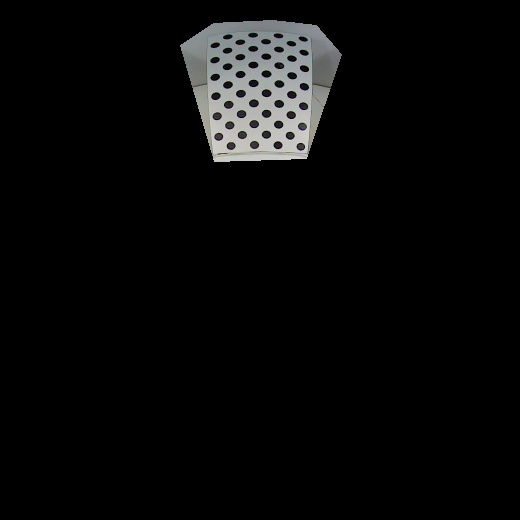
//> input picture calib_with_circle_grid/build/0.jpg, 520 x 520 px
$ ./calib_with_circle_grid   (built with g++ and OpenCV 4)
//> lines starting //> are read from the running program, lines starting //| are printed output that depends on the picture; after the words box and inside, x2 and y2 are one past the last pixel; in counts of white or black regions, pixels touching at a corner belong together; pictures that were not available may be replaced by others from this repository, and a replacement may not be noted
#include <Eigen/Core>
#include <Eigen/Dense> // 稠密矩阵的代数运算（逆，特征值等）
#include "stdio.h"
#include <iostream>
#include <fstream>
#include <sys/time.h>

#include "opencv2/opencv.hpp"
#include <opencv2/core/core.hpp>
#include "opencv2/calib3d/calib3d.hpp"
#include <opencv2/highgui/highgui.hpp>

using namespace cv;
using namespace std;


void saveCameraParams(const cv::Size &img_size, const cv::Matx33d &kk, const cv::Vec4d &dd, const double &rms)
{
    const string outputYamlFile = "./camera_fisheye_ankobot.yaml";
    ofstream fs(outputYamlFile);
    fs << std::fixed;

    fs << "%YAML:1.0" << endl;
    fs << "    " << endl;
    fs << "# fisheye camera calibration and distortion parameters (OpenCV)" << endl;
    fs << "# Camera Number: " << outputYamlFile << endl;

    struct timeval tv;
    gettimeofday(&tv, NULL);
    struct tm *tmnow;
    tmnow = localtime(&tv.tv_sec);
    char formatTime[128] = {0};
    snprintf(formatTime, sizeof(formatTime), "%04d/%02d/%02d-%02d:%02d",
             tmnow->tm_year+1900,tmnow->tm_mon+1,tmnow->tm_mday, tmnow->tm_hour,tmnow->tm_min);
    fs << "# calibration time: " << formatTime << endl;

    fs << "Camera.width: " << img_size.width << endl;
    fs << "Camera.height: " << img_size.height << endl;
    fs.precision(12);
    fs << "Camera.fx: " << kk(0, 0) << endl;
    fs << "Camera.fy: " << kk(1, 1) << endl;
    fs << "Camera.cx: " << kk(0, 2) << endl;
    fs << "Camera.cy: " << kk(1, 2) << endl;

    fs << "Camera.k1: " << dd(0) << endl;
    fs << "Camera.k2: " << dd(1) << endl;
    fs << "Camera.k3: " << dd(2) << endl;
    fs << "Camera.k4: " << dd(3) << endl;
//    if (dd.total() > 4)
//        fs << "Camera.k3: " << dd(4) << endl;
    fs << endl;

    fs << "# rms = " << rms << endl;

    // fs << "camera_matrix = " << kk << endl;
    // fs << "distortion_coefficients = " << dd << endl;

    fs.close();
}


int main(int argc, char** argv)
{
    string filePath = "/home/leather/lxdata/ankobot_projects/datasets/images-11/";

    Mat image_raw;

    int widthCircleNum=4, heightCircleNum=11;
    float circleBaseSpacing = 3.0f; //cm
    float circleSpacing = circleBaseSpacing*2.0f;
    vector<Point3f> object;
    for(int i=0; i<heightCircleNum; i++)
    {
        for(int j=0; j<widthCircleNum; j++)
        {
            if(i&1)
                object.push_back(Point3f(i*circleBaseSpacing, j*circleSpacing+circleBaseSpacing, 0));
            else
                object.push_back(Point3f(i*circleBaseSpacing, j*circleSpacing, 0));
        }
    }

    cv::Matx33d intrinsic_matrix;
    cv::Vec4d distortion_coeff;

    vector<vector<Point3f> > vecObject3DPoints;
    vector<vector<Point2f> > vec2DCenters;

    ofstream intrinsicfile("./intrinsic_matrix_front1103.txt");

    cv::Size circleGridSize(widthCircleNum, heightCircleNum);
    std::vector<cv::Point2f> imageCenters;
    vector<Mat> vecImageRaw;
    for(int i=0; i < 10; i++)
    {
        image_raw = imread(filePath + to_string(i)+".jpg", -1);
//> image_raw is the input picture: 520 rows x 520 cols, CV_8UC3; mean B, G, R 9.2, 9.2, 9.1
        if (image_raw.empty())
        {
            std::cout<<"error to open: image "<<i<<std::endl;
            continue;
        }
        imshow("image_raw", image_raw);
        waitKey(10);

        Mat image_raw_bgr;
        image_raw.copyTo(image_raw_bgr);
        if(image_raw_bgr.channels() == 1)
            cvtColor(image_raw_bgr, image_raw_bgr, CV_GRAY2BGR);

        bool found = cv::findCirclesGrid(image_raw_bgr, circleGridSize, imageCenters, CALIB_CB_ASYMMETRIC_GRID);
//> imageCenters = 24 Points (x, y), first 12: [214.8, 44.77], [239.8, 41.77], [265.6, 41.18], [290.9, 43.16], [214.6, 59.65], [239.8, 56.68], [265.8, 56.19], [291.4, 58.12], [214.7, 76.83], [240, 74.02], [266, 73.51], [291.7, 75.28]; found = false

        if (found)
        {
            cv::drawChessboardCorners(image_raw_bgr, circleGridSize, imageCenters, found);
            imshow("corner_image", image_raw_bgr);
            waitKey(500);

            vecObject3DPoints.push_back(object);
            vec2DCenters.push_back(imageCenters);
            vecImageRaw.push_back(image_raw);

            cout << "capture " << i << " pictures" << endl;
        }
        imageCenters.clear();
    }
//> pass 2 of the loop `for(int i=0; i < 10; i++)`:
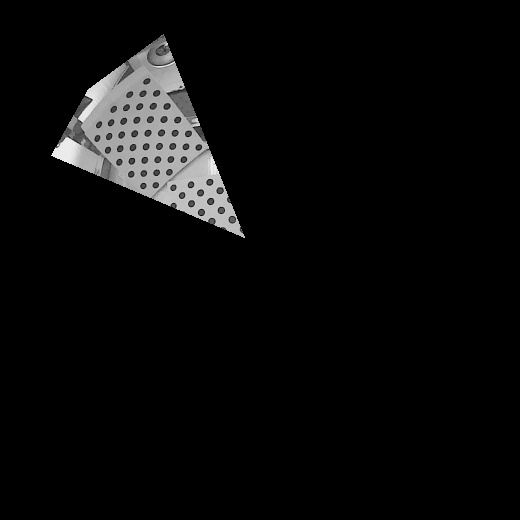
//> input picture calib_with_circle_grid/build/1.jpg, 520 x 520 px
//> image_raw is the input picture: 520 rows x 520 cols, CV_8UC3; min 0, max 245, mean 10.2
//> imageCenters = 44 Points (x, y), first 12: [198.3, 147], [183.4, 159.2], [168.9, 171.8], [155.3, 184.7], [185.5, 146.3], [170.3, 159], [156.1, 172.2], [142.8, 185.5], [187.9, 133.3], [172.2, 145.9], [157.3, 159.2], [143.3, 173]; found = true
//> `cv::drawChessboardCorners(image_raw_bgr, circleGridSize, imageCenters,..`:
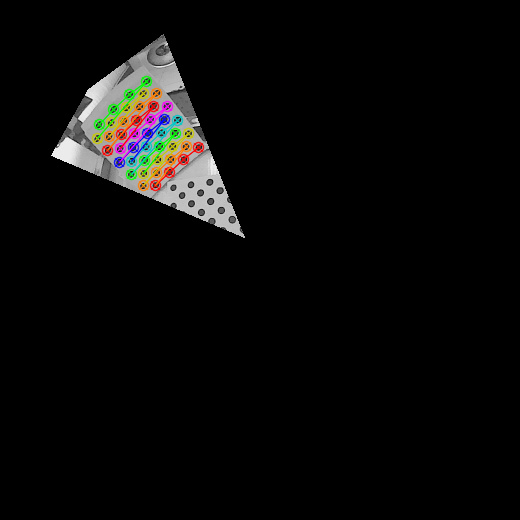
//> image_raw_bgr: 520 rows x 520 cols, CV_8UC3; 2.19% of pixels changed, all inside (x1, y1, x2, y2) = (91, 75, 205, 192)
//> vec2DCenters = 1 point lists

    if(vecImageRaw.size() < 2)
    {
        cout<<"image number is less 2!!"<<endl;
        return 1;
    }

    cv::Size image_size= cv::Size(vecImageRaw[0].cols, vecImageRaw[0].rows);
    int flag = 0;
    flag |= cv::fisheye::CALIB_RECOMPUTE_EXTRINSIC;
    flag |= cv::fisheye::CALIB_CHECK_COND;
    flag |= cv::fisheye::CALIB_FIX_SKEW;
    //flag |= cv::fisheye::CALIB_USE_INTRINSIC_GUESS;
    std::vector<cv::Vec3d> rotation_vectors;
    std::vector<cv::Vec3d> translation_vectors;
    double rms = cv::fisheye::calibrate(vecObject3DPoints, vec2DCenters, image_size,
                           intrinsic_matrix, distortion_coeff,
                           rotation_vectors, translation_vectors, flag, cv::TermCriteria(3, 20, 1e-6));


    cout<<intrinsic_matrix<<endl;
    cout<<distortion_coeff<<endl<<endl;

    // 对定标结果进行评价
    double total_err = 0.0;
    double err = 0.0;
    vector<Point2f>  vecReprojectPoint;

    for (int i = 0; i<vecImageRaw.size(); i++)
    {
        vector<Point3f> vecImagePointTemp3DPoint = vecObject3DPoints[i];
        fisheye::projectPoints(vecImagePointTemp3DPoint, vecReprojectPoint, rotation_vectors[i],
                               translation_vectors[i], intrinsic_matrix, distortion_coeff);
        vector<Point2f> vecImagePointTemp = vec2DCenters[i];
        Mat vecImagePointTempMat = Mat(1, vecImagePointTemp.size(), CV_32FC2);
        Mat vecReprojectPointMat = Mat(1, vecReprojectPoint.size(), CV_32FC2);
//! @todo
        for (size_t i = 0; i != vecImagePointTemp.size(); i++)
        {
            vecReprojectPointMat.at<Vec2f>(0, i) = Vec2f(vecReprojectPoint[i].x, vecReprojectPoint[i].y);
            vecImagePointTempMat.at<Vec2f>(0, i) = Vec2f(vecImagePointTemp[i].x, vecImagePointTemp[i].y);
        }
        err = norm(vecReprojectPointMat, vecImagePointTempMat, NORM_L2);

        total_err += err /= vecObject3DPoints[i].size();
        cout << "第" << i + 1 << "幅图像的平均误差：" << err << "像素" << endl;
    }
    cout << "总体平均误差：" << total_err / vecImageRaw.size() << "像素" << endl<<endl;

    Mat mapx = Mat(image_size, CV_32FC1);
    Mat mapy = Mat(image_size, CV_32FC1);
    Mat R = Mat::eye(3, 3, CV_32F);

    cout << "对图像去畸变..." << endl;
    for (int i = 0; i<vecImageRaw.size(); i++)
    {
//        fisheye::initUndistortRectifyMap(intrinsic_matrix,distortion_coeff,R,intrinsic_matrix,
//                                         image_size,CV_32FC1,mapx,mapy);
        fisheye::initUndistortRectifyMap(intrinsic_matrix, distortion_coeff, R,
                 getOptimalNewCameraMatrix(intrinsic_matrix, distortion_coeff, image_size, 1, image_size, 0),
                                         image_size, CV_32FC1, mapx, mapy);
        Mat image = vecImageRaw[i].clone();
        cv::remap(vecImageRaw[i], image, mapx, mapy, INTER_LINEAR);
        imshow("image raw", vecImageRaw[i]);
        imshow("undistort image", image);
        cout<<"translation: "<<translation_vectors[i].t()<<endl;
        waitKey();
    }
//> this loop made 8 passes
//> pass 1, `imshow("undistort image", image);`:
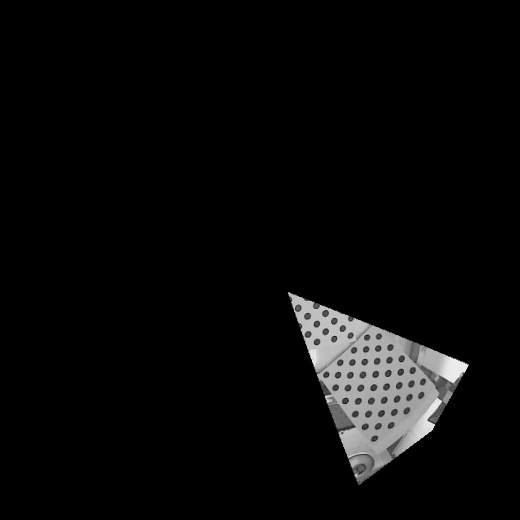
//> window 'undistort image': 520 rows x 520 cols, CV_8UC3; min 0, max 238, mean 9.4

    // 测试一张图片
    if(1)
    {
        Mat distort_img = imread(filePath+"img45.jpg", -1);
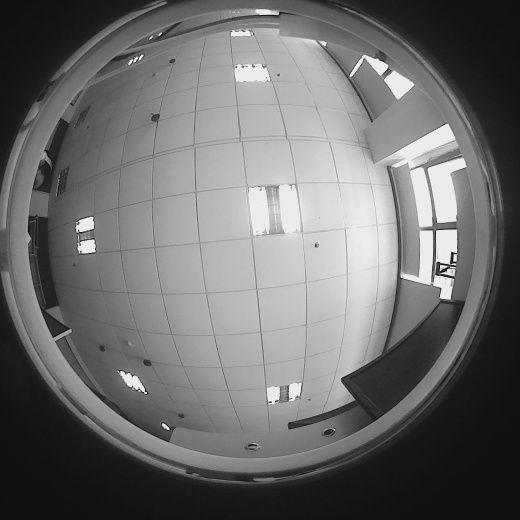
//> input picture calib_with_circle_grid/build/img45.jpg, 520 x 520 px
//> distort_img is the input picture: 520 rows x 520 cols, CV_8UC1; min 13, max 242, mean 108.7
        Mat undistort_img;
        Mat intrinsic_mat(intrinsic_matrix), new_intrinsic_mat;

        intrinsic_mat.copyTo(new_intrinsic_mat);
        //调节视场大小,乘的系数越小视场越大
        new_intrinsic_mat.at<double>(0, 0) *= 0.5;
        new_intrinsic_mat.at<double>(1, 1) *= 0.5;
        //调节校正图中心，建议置于校正图中心
        new_intrinsic_mat.at<double>(0, 2) = 0.5 * distort_img.cols;
        new_intrinsic_mat.at<double>(1, 2) = 0.5 * distort_img.rows;

        fisheye::undistortImage(distort_img, undistort_img, intrinsic_matrix, distortion_coeff, new_intrinsic_mat);
        imshow("output.jpg", undistort_img);
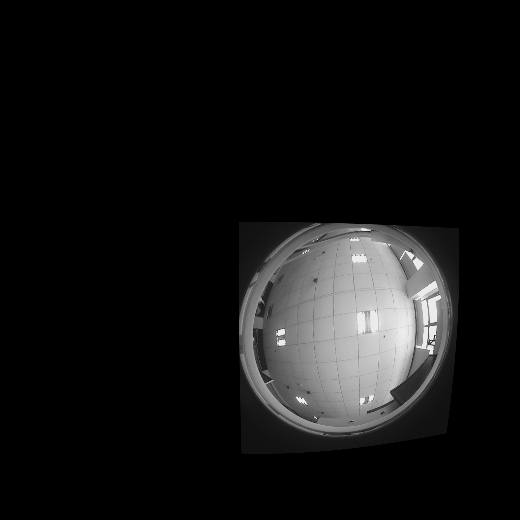
//> window 'output.jpg': 520 rows x 520 cols, CV_8UC1; min 0, max 240, mean 19.9
        waitKey();
    }

    cout<<endl;
    cout<<"save camera.yaml..."<<endl;
    saveCameraParams(image_size, intrinsic_matrix, distortion_coeff, rms);

    return 0;
}
